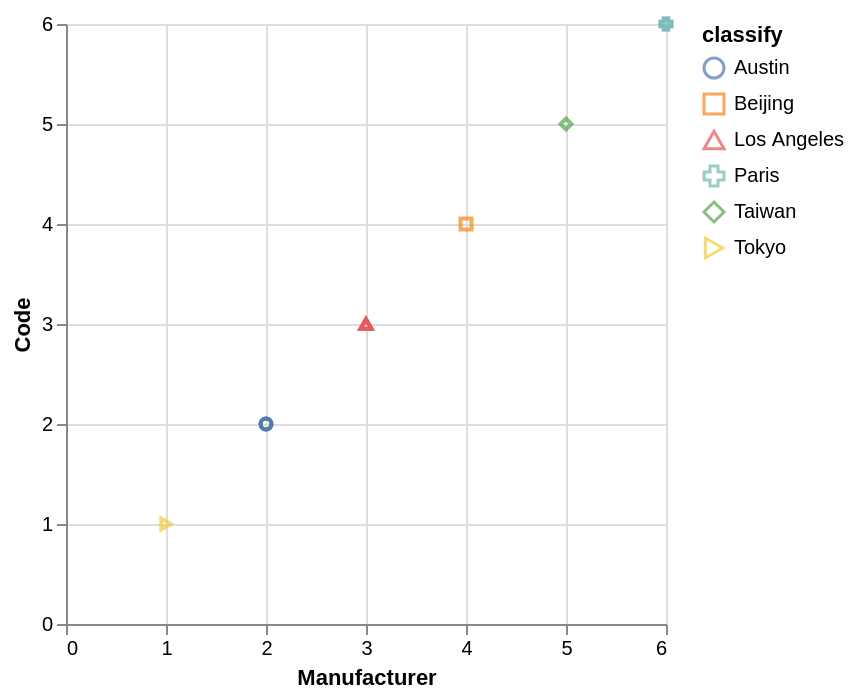

Vega-Lite specification stored for this chart:
### Vega-Lite specification from a JSON file in a GitHub repository (floating-point values rounded to 4 significant figures)
{"data": {"values": [{"x_data": 2, "y_data": 2, "classify": "Austin"}, {"x_data": 2, "y_data": 2, "classify": "Austin"}, {"x_data": 2, "y_data": 2, "classify": "Austin"}, {"x_data": 4, "y_data": 4, "classify": "Beijing"}, {"x_data": 3, "y_data": 3, "classify": "Los Angeles"}, {"x_data": 3, "y_data": 3, "classify": "Los Angeles"}, {"x_data": 3, "y_data": 3, "classify": "Los Angeles"}, {"x_data": 6, "y_data": 6, "classify": "Paris"}, {"x_data": 6, "y_data": 6, "classify": "Paris"}, {"x_data": 5, "y_data": 5, "classify": "Taiwan"}, {"x_data": 1, "y_data": 1, "classify": "Tokyo"}]}, "mark": "point", "encoding": {"x": {"field": "x_data", "type": "quantitative", "title": "Manufacturer", "scale": {"zero": "false"}}, "y": {"field": "y_data", "type": "quantitative", "title": "Code", "scale": {"zero": "false"}}, "color": {"field": "classify", "type": "nominal"}, "shape": {"field": "classify", "type": "nominal"}}}
